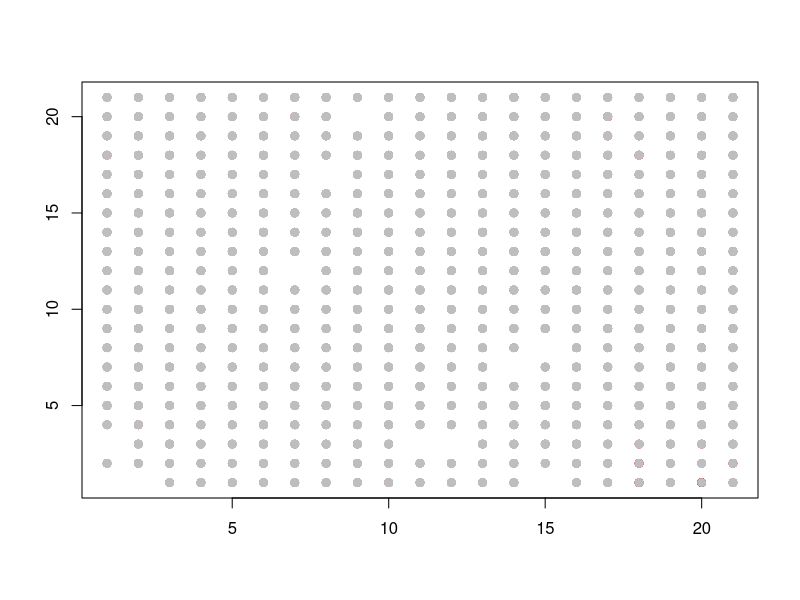

R code for this plot:
# program: spuRs/resources/scripts/forest_fire.r
# forest fire simulation
rm(list = ls())

neighbours <- function(A, i, j) {
  # calculate number of neighbours of A[i,j] that are infected
  # we have to check for the edge of the grid
  nbrs <- 0
  # sum across row i - 1
  if (i > 1) {
    if (j > 1) nbrs <- nbrs + (A[i-1, j-1] == 1)
    nbrs <- nbrs + (A[i-1, j] == 1)
    if (j < ncol(A)) nbrs <- nbrs + (A[i-1, j+1] == 1)
  }
  # sum across row i
  if (j > 1) nbrs <- nbrs + (A[i, j-1] == 1)
  nbrs <- nbrs + (A[i, j] == 1)
  if (j < ncol(A)) nbrs <- nbrs + (A[i, j+1] == 1)
  # sum across row i + 1
  if (i < nrow(A)) {
    if (j > 1) nbrs <- nbrs + (A[i+1, j-1] == 1)
    nbrs <- nbrs + (A[i+1, j] == 1)
    if (j < ncol(A)) nbrs <- nbrs + (A[i+1, j+1] == 1)
  }
  return(nbrs)
}

forest.fire.plot <- function(X) {
  # plot infected and removed individuals
  for (i in 1:nrow(X)) {
    for (j in 1:ncol(X)) {
      if (X[i,j] == 1) points(i, j, col = "red", pch = 19)
      else if (X[i,j] == 0) points(i, j, col = "grey", pch = 19)
    }
  }
}

forest.fire <- function(X, a, b, pausing = FALSE) {
  # simulate forest fire epidemic model
  # X[i, j] = 2 for susceptible; 1 for infected; 0 for removed
  
  # set up plot
  plot(c(1,nrow(X)), c(1,ncol(X)), type = "n", xlab = "", ylab = "")
  forest.fire.plot(X)

  # main loop
  burning <- TRUE
  while (burning) {
    burning <- FALSE
    # check if pausing between updates
    if (pausing) {
      input <- readline("hit any key to continue")
    }

    # update
    B <- X
    for (i in 1:nrow(X)) {
      for (j in 1:ncol(X)) {
        if (X[i, j] == 2) {
          if (runif(1) > (1 - a)^neighbours(X, i, j)) {
            B[i, j] <- 1
          }
        } else if (X[i, j] == 1) {
          burning <- TRUE
          if (runif(1) < b) {
            B[i, j] <- 0
          }
        }
      }
    }
    X <- B
    
    # plot
    forest.fire.plot(X)
  }
  
  return(X)
}

# spark
set.seed(3)
X <- matrix(2, 21, 21)
X[11, 11] <- 1
# big fires
#X <- forest.fire(X, .1, .2, TRUE)
X <- forest.fire(X, .2, .4, TRUE)
# medium fires
#X <- forest.fire(X, .07, .2, TRUE)
#X <- forest.fire(X, .1, .4, TRUE)
# small fires
#X <- forest.fire(X, .05, .2, TRUE)
#X <- forest.fire(X, .07, .4, TRUE)
